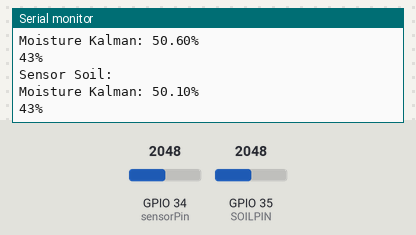
The sketch below on a simulated ESP32. On the bench: the last lines printed to the serial monitor. The test bench sets the inputs (shaded band); at power-on: GPIO 34 (sensorPin) = 2048, GPIO 35 (SOILPIN) = 2048.

Above: at 1.3 s.
1.4 s: GPIO 34 (sensorPin) set to 2866
At 1.9 s:
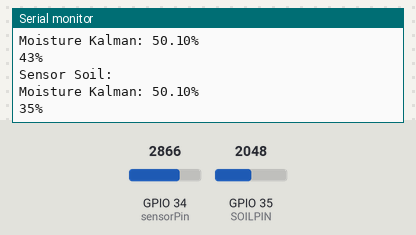
2.9 s: GPIO 35 (SOILPIN) set to 2866
At 3.4 s:
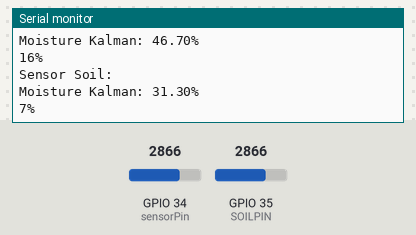
4.4 s: GPIO 34 (sensorPin) set to 3603
At 4.9 s:
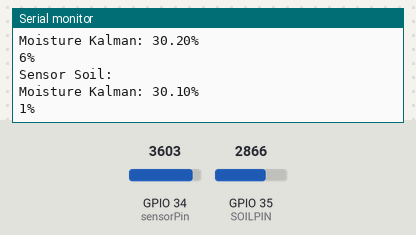
5.9 s: GPIO 35 (SOILPIN) set to 3603
At 6.4 s:
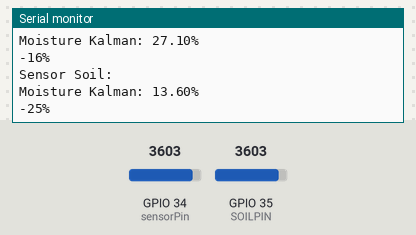
Timing chart, 0 to 8.4 s (numbered marks = the images above; inputs shaded):
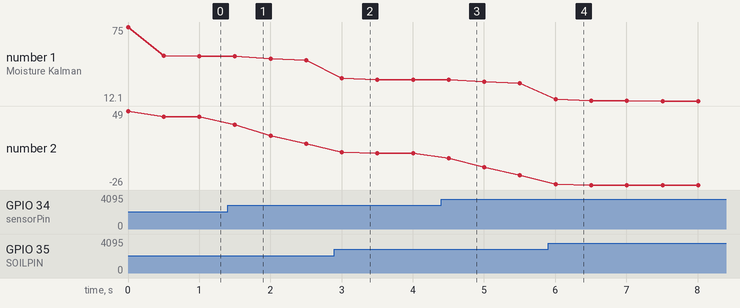

Measured:
- after the input at 1.4 s, the serial monitor: prints a new line after 0.10 s (image 1)
- after the input at 2.9 s, the serial monitor: prints a new line after 0.10 s (image 2)
- after the input at 4.4 s, the serial monitor: prints a new line after 0.11 s (image 3)
- after the input at 5.9 s, the serial monitor: prints a new line after 0.11 s (image 4)
- plotted number 1: 50.1 → 46.7 after the input at 1.4 s, 46.7 → 30.2 after the input at 2.9 s, 30.2 → 27.1 after the input at 4.4 s, 27.1 → 12.1 after the input at 5.9 s
- plotted number 2: 43 → 16 after the input at 1.4 s, 16 → 6 after the input at 2.9 s, 6 → -16 after the input at 4.4 s, -16 → -26 after the input at 5.9 s

The sketch:

kalmanFilter.ino
```cpp
#include <SimpleKalmanFilter.h>

// Inisialisasi Kalman filter (measure_noise, estimate_noise, process_noise)
SimpleKalmanFilter soilMoistureKalmanFilter(2, 2, 0.01);

const int sensorPin = 34;
const int wet = 1097; // Gantilah dengan nilai sensor untuk kondisi tanah basah
const int dry = 2992; // Gantilah dengan nilai sensor untuk kondisi tanah kering
#define SOILPIN 35
const int bitADC = 4095;
float soilMoisture;
float mois;

void setup() {
  Serial.begin(115200);
  pinMode(sensorPin, INPUT);
  pinMode(SOILPIN, INPUT);
}

void loop() {
  float adcValue = analogRead(SOILPIN);
  float filteredValue = soilMoistureKalmanFilter.updateEstimate(adcValue);
  soilMoisture = (100 - ((filteredValue / bitADC) * 100));
  mois = round(soilMoisture * 10.0) / 10.0;
  Serial.println("Sensor Soil:");
  Serial.print("Moisture Kalman: ");
  Serial.print(mois);
  Serial.println("%    ");

  int sensorVal = analogRead(sensorPin);
  float filteredSensorVal = soilMoistureKalmanFilter.updateEstimate(sensorVal);

  int percentageHumidity = map(filteredSensorVal, wet, dry, 84, 0);

  Serial.print(percentageHumidity);
  Serial.println("%");

  delay(500);
}
```
